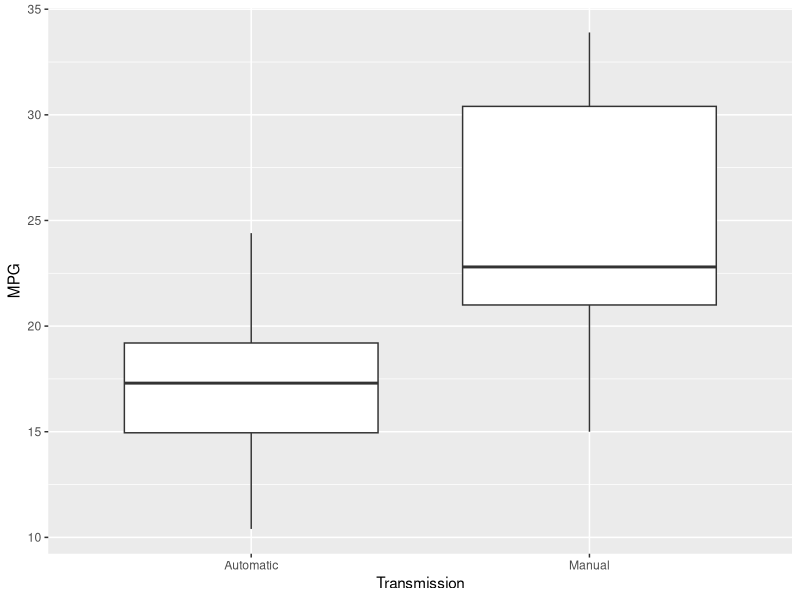
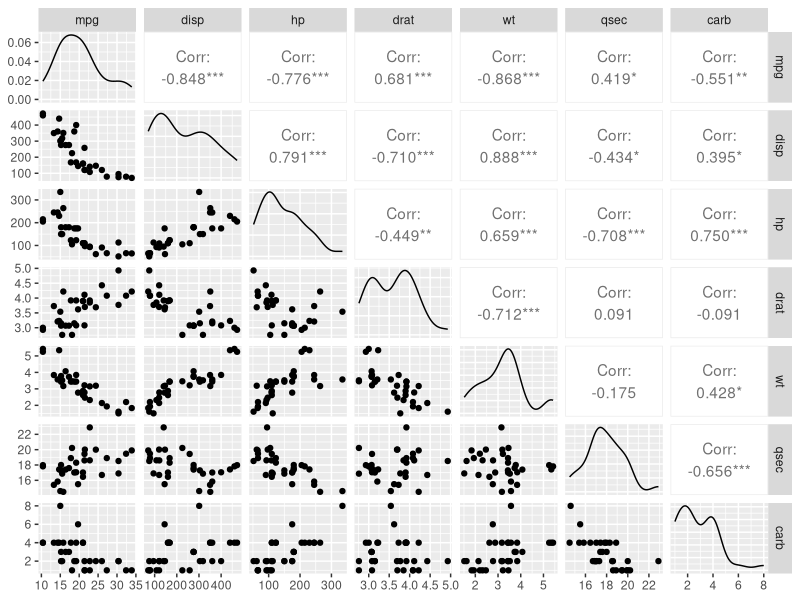
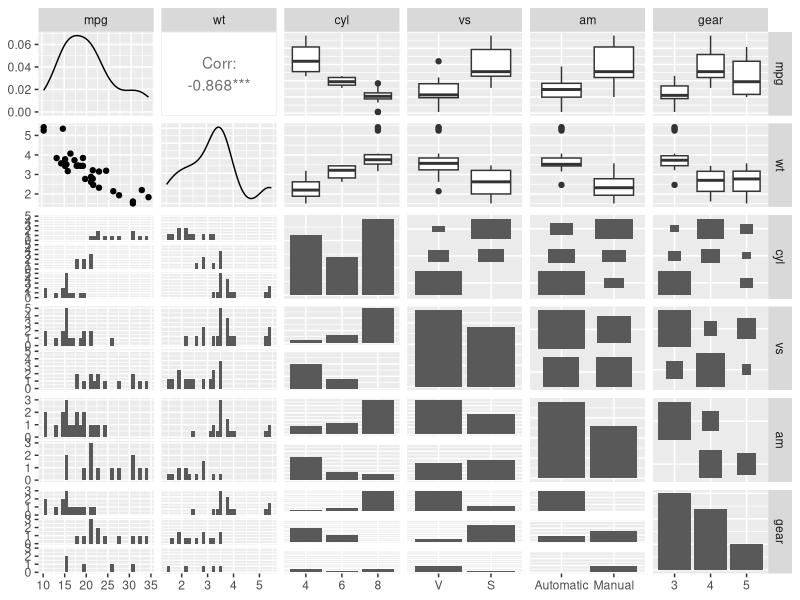
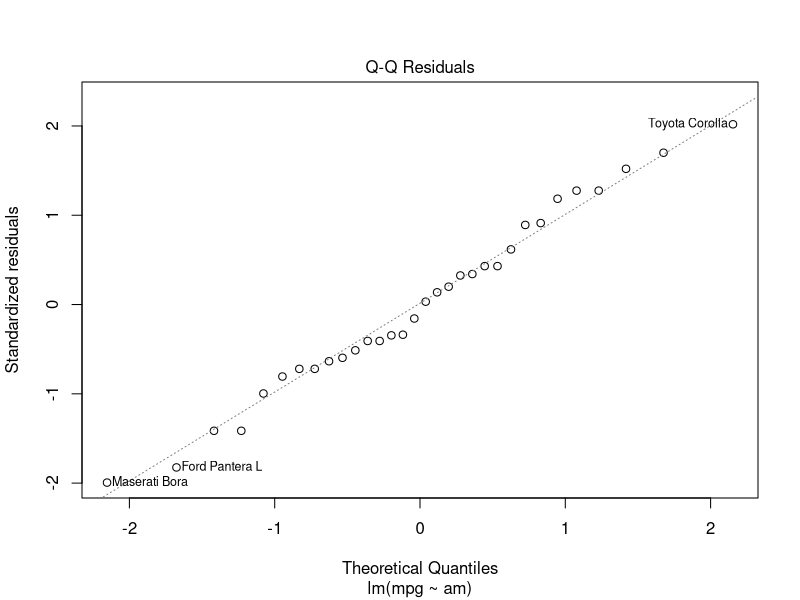
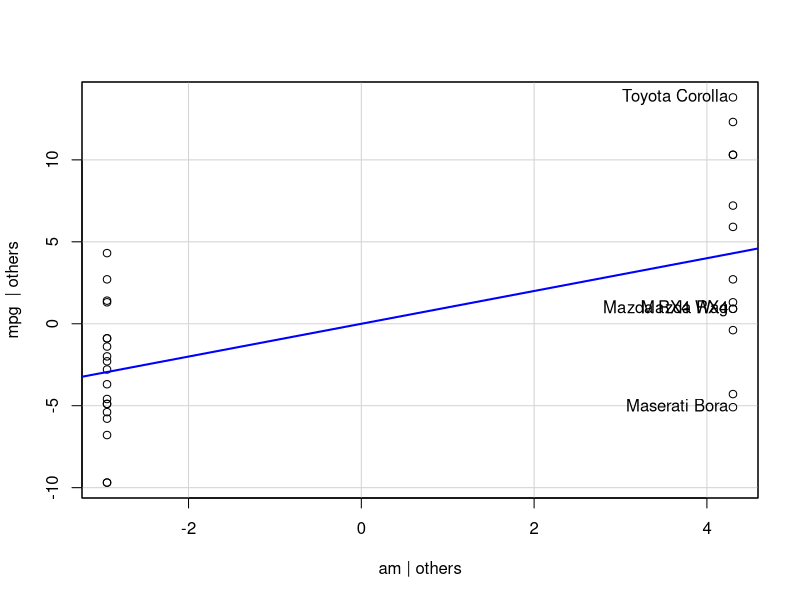
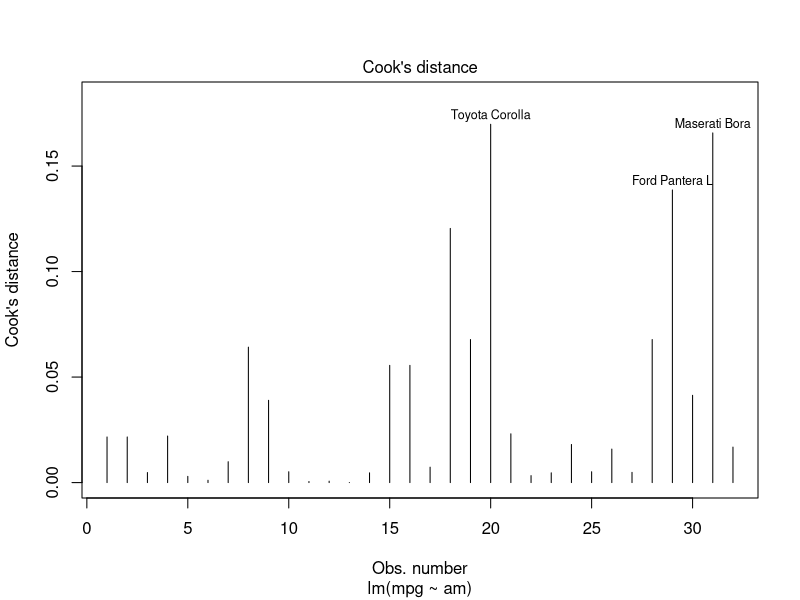
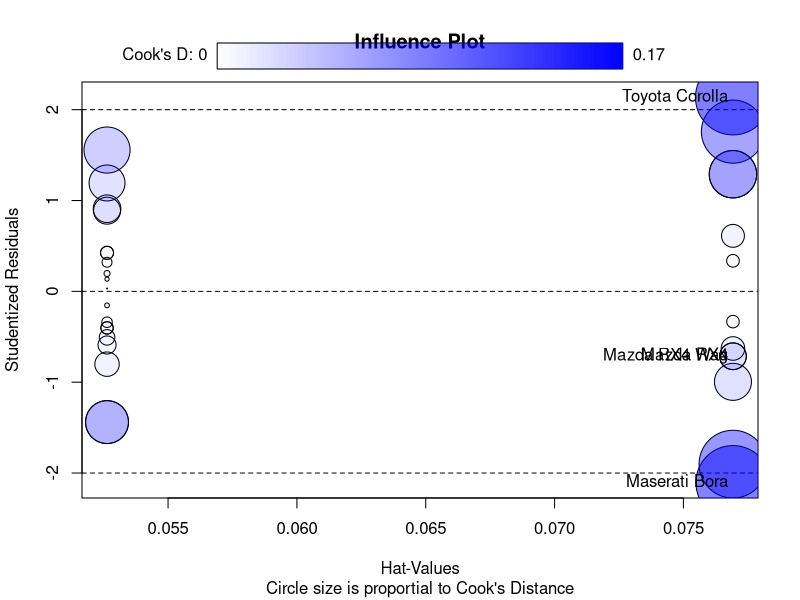

These charts were generated, in order, by the following R code: (Note: this script raises an error after producing the figures.)
## ---- chunk 1
library("Hmisc")
library("MASS")
library("car")
library("dplyr")
library("ggplot2")
library("GGally")
## ---- chunk 2
dfit <- function(fit, summary = TRUE, ANOVA = TRUE,
                 outlierTest = TRUE, QQ = TRUE, leveragePlots = TRUE, Cook = TRUE,
                 influencePlot = TRUE,
                 ncvTest = TRUE, residualPlots = TRUE,
                 ResidFitted = TRUE, ScaleLocation = TRUE, ResidLeverage = TRUE,
                 vif = TRUE) {
    ## SUMMARY ##
    if (summary) {
        print("SUMMARY:")
        print(summary(fit))
    }
    if (ANOVA) {
        print("ANOVA:")
        print(anova(fit))
    }
    
    ## OUTLIERS, INFLUENCE, AND LEVERAGE ##
    if (outlierTest) {
        print("OUTLIER TEST:")
        print(outlierTest(fit))
    }
    if (QQ) {
        plot(fit, which = 2)
    }
    if (leveragePlots) {
        print(leveragePlots(fit, main = "Leverage Plots"))
    }
    if (Cook) {
        cutoff <- 4/((nrow(fit$model)-length(fit$coefficients)-2)) # D > 4/(n-k-1)  
        plot(fit, which=4, cook.levels=cutoff) # Cook's Distance
    }
    if (influencePlot) {
        print(influencePlot(fit, main="Influence Plot",
                            sub="Circle size is proportial to Cook's Distance"))
    }

    
    ## RESIDUALS AND HOMOSKEDASTICITY ##
    if (ncvTest) {
        print("NCV TEST:")
        print(ncvTest(fit))
    }
    if (residualPlots) {
        print(residualPlots(fit, main = "Residual Plots:"))
    }
    if (ResidFitted) {
        plot(fit, which = 1)
    }
    if (ScaleLocation) {
        plot(fit, which = 3)
    }
    if (ResidLeverage) {
        plot(fit, which = 5)
    }
    
    ## MULTICOLLINEARITY ##
    if (vif) {
        print("VIF:")
        print(vif(fit))
    }
}
## ---- chunk 3
mtcars2 <- mtcars %>%
    mutate(cyl = factor(cyl),
           vs = factor(vs, levels = c(0, 1), labels = c("V", "S")),
           am = factor(am, levels = c(0, 1), labels = c("Automatic", "Manual")),
           gear = factor(gear, levels = c(3, 4, 5)))
## ---- chunk 4
mpg_by_am <- mtcars2 %>%
    group_by(am) %>%
    summarise(mean(mpg), sd(mpg))
mpg_by_am
ggplot(data = mtcars2, aes(x = am, y = mpg)) +
    geom_boxplot() +
    xlab("Transmission") +
    ylab("MPG")
## ---- chunk 5
mtcars_num <- mtcars2 %>%
    select(mpg, disp, hp, drat, wt, qsec, carb)
mtcars_cat <- mtcars2 %>%
    select(mpg, wt, cyl, vs, am, gear)
ggpairs(mtcars_num)
ggpairs(mtcars_cat)
## ---- chunk 6
fit1 <- lm(mpg ~ am, data = mtcars2)
dfit(fit1, vif = FALSE)
## ---- chunk 7
fit_t1 <- t.test(mpg ~ am, var.equal = TRUE, data = mtcars2)
fit_t1
all.equal(anova(fit1)$F[1], (fit_t1$statistic)^2, check.attributes = FALSE)
## ---- chunk 8
fit_t2 <- t.test(mpg ~ am, data = mtcars2)
fit_t2
## ---- chunk 9
fit_all <- lm(mpg ~ ., data = mtcars2)
dfit(fit_all)
## ---- chunk 10
fit2 <- lm(mpg ~ am + qsec, data = mtcars2)
dfit(fit2)
## ---- chunk 11
fit3 <- lm(mpg ~ am + wt, data = mtcars2)
dfit(fit3)
## ---- chunk 12
fit4 <- lm(mpg ~ am + wt + qsec, data = mtcars2)
dfit(fit4)
## ---- chunk 13
anova(fit1, fit3, fit4, fit_all)
anova(fit1, fit2, fit4, fit_all)
